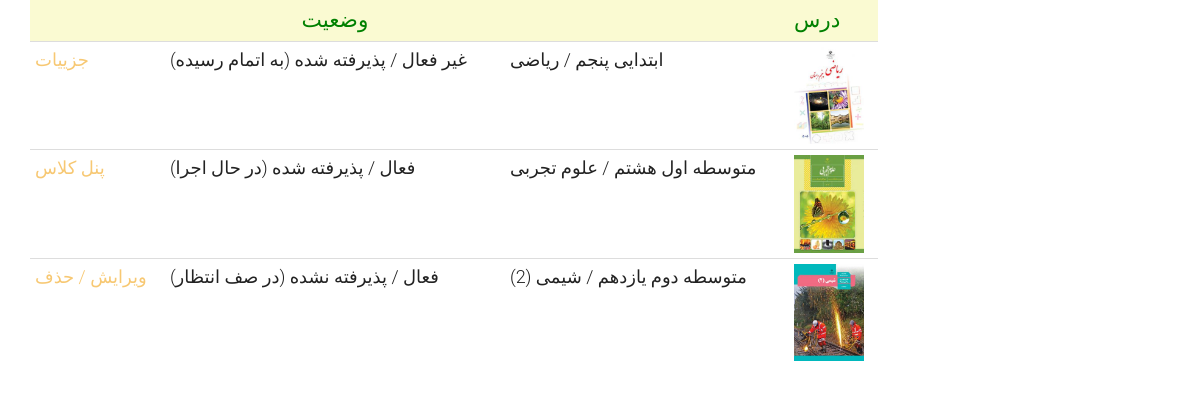
/application/user-application-list (signed in), run on an earlier commit of the app's database.
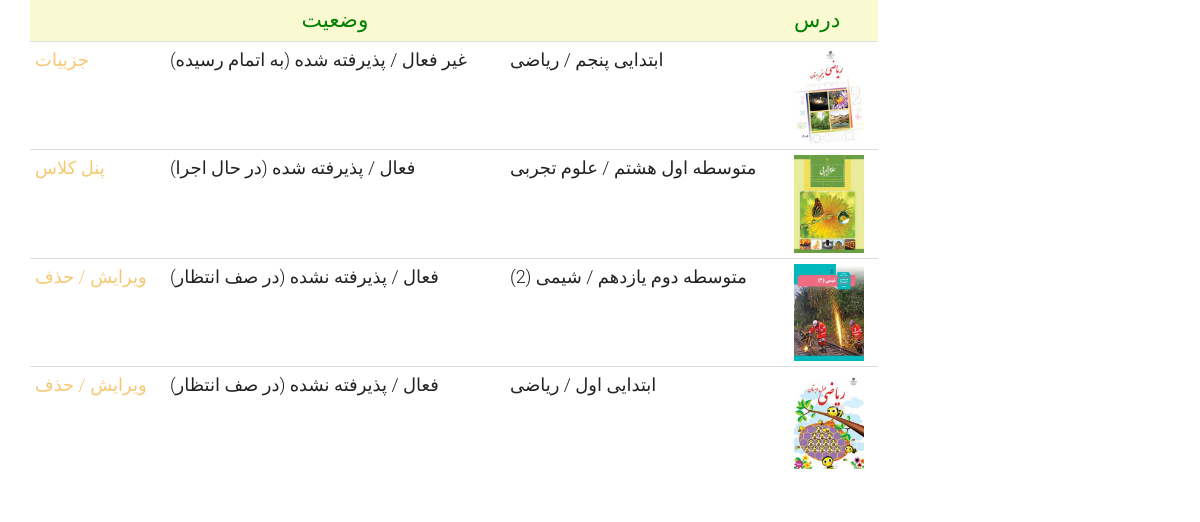
And on a later commit of the database.
### application/models.py (models this page shows, shortened)
class Application(models.Model):
    applicant = models.ForeignKey(User, on_delete=models.CASCADE)
    demanded_course = models.ForeignKey(Course, on_delete=models.CASCADE)
    preferred_style = models.CharField(choices=HOLDING_STYLE, max_length=50, default="V")
    short_description = models.CharField(max_length=300, null=True, blank=True)
    is_accepted = models.BooleanField(blank=True, null=True, default=False)
    num_of_student = models.IntegerField(validators=[MinValueValidator(1), MaxValueValidator(10)], default=1)
    registered_date = models.DateField(null=True, blank=True , auto_now_add=True)
    free_day_1 = models.ForeignKey(WeekDay, on_delete=models.CASCADE, null=True, blank=True)
    free_time_1 = models.ForeignKey(AvailableTime, on_delete=models.CASCADE, null=True, blank=True)
    venue = models.ForeignKey(PublicPlace, on_delete=models.CASCADE, blank=True, null=True)
    is_active = models.BooleanField(default=False)
    slug = models.SlugField(max_length=200, default="", null=False, db_index=True)
    def get_absolute_url(self):
        return reverse('application_detail', args=[self.id])

class Course(models.Model):
    course_name = models.ForeignKey(CourseName, on_delete=models.CASCADE, db_index=True)
    grade = models.ForeignKey(Grade, on_delete=models.CASCADE, blank=True, null=True)
    major = models.ForeignKey(Major, on_delete=models.CASCADE, blank=True, null=True)
    image=models.ImageField(upload_to='images/courses', null=True,blank=True)
    code=models.CharField(max_length=7, blank=True, null=True)
    book_download_link=models.CharField(max_length=300, blank=True, null=True)
    is_active = models.BooleanField(default=True)
    slug = models.SlugField(max_length=500, blank=True, null=True)
    def __str__(self):
        return f" {self.grade} / {self.course_name} "
    class Meta:
        constraints = [
            models.UniqueConstraint(fields=['course_name', 'grade', 'major'],
                                    name='unique_course_name_edu_level_grade'),
        ]

class Grade(models.Model):
    edu_level = models.ForeignKey(EducationalLevel, on_delete=models.CASCADE)
    grade_name = models.CharField(max_length=20, verbose_name="پایه تحصیلی")
    url_title = models.CharField(max_length=200, blank=True, null=True)
    is_active = models.BooleanField(default=True)
    def __str__(self):
        return f"{self.edu_level} {self.grade_name}"
    class Meta:
        constraints = [
            models.UniqueConstraint(fields=['edu_level', 'grade_name'], name='unique_edu_level_grade')]

class EducationalLevel(models.Model):
    edu_level = models.CharField(max_length=20, unique=True, verbose_name="دوره آموزشی")
    url_title = models.CharField(max_length=200, blank=True, null=True)
    is_active = models.BooleanField(default=True)
    def __str__(self):
        return self.edu_level

class CourseName(models.Model):
    course_name = models.CharField(max_length=20, unique=True)
    def __str__(self):
        return f"{self.course_name}"

### application/views.py (the view)
# urls.py: path('user-application-list',views.UserApplicationListView.as_view(), name='user_application_list_page'),
class UserApplicationListView(ListView):
    template_name = 'application/user_application_list.html'
    model = Application
    context_object_name = 'applications'
    ordering = ['registered_date']
    paginate_by = 9
    def get_queryset(self):
        base_query = super(UserApplicationListView, self).get_queryset()
        current_user = self.request.user
        application = base_query.filter(applicant_id=current_user.id)
        return application

### application/templates/application/user_application_list.html (shortened to what this page needs)
{% extends 'shared/_layout.html' %}
{% load render_partial %}
{% block content %}
<div class="container">
	<div class="row">
		<div class="col-sm-9">
			<div class="container-fluid">
				<div class="row fh5co-post-entry">
				<div class="table-responsive cart_info">
				<table class="table table-condensed">
					<thead>
						<tr class="cart_menu", style="background-color: lightgoldenrodyellow">
							<td></td>
							<td style="text-align: center; color: green; font-size: larger">وضعیت</td>
							<td></td>
							<td style="color: green; font-size: larger">درس</td>
						</tr>
					</thead>
					<tbody>
					{% for application in applications %}
						<tr>
							<td>
								{% if application.acceptedapplication.is_finished == True  %}
								<a href=""> جزییات </a>
								{% elif application.is_active == False and application.is_accepted == False  %}
								<a href="{% url 'complete_application_page' %}"> تکمیل / </a>
								<a href="" onclick="removeInactiveApplication({{application.id}})"> حذف </a>
								{% elif application.is_active == True and application.is_accepted == False  %}
								<a href="{% url 'edit_active_application' application_id=application.id %}"> ویرایش / </a>
								<a href="" onclick="removeActiveApplication({{application.id}})"> حذف </a>
								{% elif application.is_active == True and application.acceptedapplication.is_active == True %}
								<a href=""> پنل کلاس </a>
								{% elif application.is_active == True and application.is_accepted == True and application.acceptedapplication.is_active == False  %}
								<a href="" onclick="removeAppFromVolunteer({{application.id}})"> حذف از لیست داولطب </a>
								{% endif %}
							</td>
							<td>
								{% if application.acceptedapplication.is_finished == True %}
								<p>  غیر فعال / پذیرفته شده (به اتمام رسیده) </p>
								{% elif application.is_active == True and application.acceptedapplication.is_active == True %}
								<p>  فعال / پذیرفته شده (در حال اجرا) </p>
								{% elif application.is_active == False and application.is_accepted == False  %}
								<p>  غیر فعال / پذیرفته نشده (تکمیل نشده) </p>
								{% elif application.is_active == True and application.is_accepted == False  %}
								<p>  فعال / پذیرفته نشده (در صف انتظار) </p>
								{% elif application.is_active == True and application.is_accepted == True and application.acceptedapplication.is_active == False  %}
								<p>   فعال / پذیرفته شده (در انتظار تایید داوطلب) </p>
								{% endif %}
							</td>
							<td>
								<p>{{application.demanded_course}} </p>
							</td>
                            <td>
								{% if application.demanded_course.image %}
            					<figure>
               					<a href="{{ application.get_absolute_url }}">
                   				<img src="{{application.demanded_course.image.url}}" width="70" alt="Image" class="img-responsive"></a>
            					</figure>
            					{% else %}
            					<figure>
               					<a href="{{ application.get_absolute_url }}">
                   				<img src="static/images/volunteer.png" alt="Image" class="img-responsive"></a>
            					</figure>
                				{% endif %}
							</td>
						</tr>
					{% endfor %}
					</tbody>
				</table>
			</div>
				</div>
			</div>
		</div>
	</div>
</div>
{% endblock %}

What changed in the data, as far as the page shows it:
added Application: is_active "فعال / پذیرفته نشده (در صف انتظار)", demanded_course "ابتدایی اول / ریاضی", demanded_course.image (picture)
